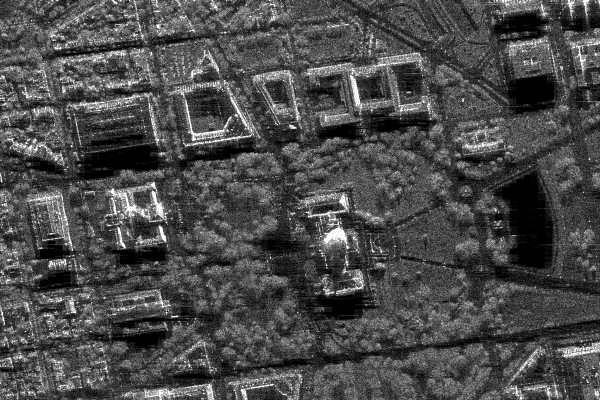
#> input picture sar_1_gray.jpg, 600 x 400 px
$ jupyter execute Hw1.ipynb
#> lines starting #> are read from the running program, lines starting #| are printed output that depends on the picture; after the words box and inside, x2 and y2 are one past the last pixel; in counts of white or black regions, pixels touching at a corner belong together
[cell 1]
import numpy as np
import cv2
import matplotlib.pyplot as plt
from skimage.metrics import structural_similarity, mean_squared_error

[cell 2]
# 1. Загрузите изображение в оттенках серого sar_1_gray.jpg.

[cell 3]
image = cv2.imread('sar_1_gray.jpg')
#> image is the input picture: shape (400, 600, 3); min 0, max 255, mean 74.9
image_gray = cv2.cvtColor(image, cv2.COLOR_BGR2GRAY)

[cell 4]
plt.imshow(image_gray, cmap='gray')

[cell 5]
# 2. постройте гистограмму

[cell 6]
histSize = 256
histRange = (0, 256)

hist = cv2.calcHist([image_gray], [0], None, [histSize], histRange, False)
#> hist = 256 values, max 3786 at index 1, min 40 at index 251, mean 937.5
plt.plot(hist)
plt.show()
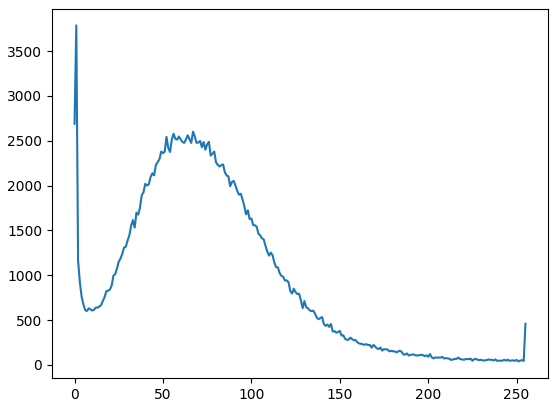
#> figure drawn by matplotlib, 1 panel; curve peaks at x = 1, y = 3786

[cell 7]
# 3. реализуйте алгоритм гамма коррекции с параметром гамма <1, >1.

[cell 8]
def gamma_correction(image, gamma):
#> called with gamma = 0.5
    image_normalized = image / 255.0  #R_uncorrected/R_max
    R_corrected = np.power(image_normalized, gamma)
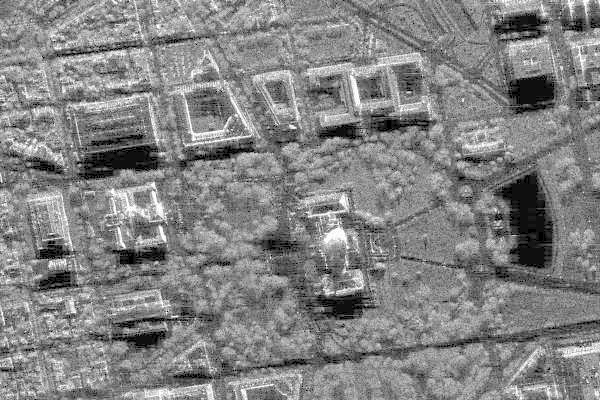
#> R_corrected: shape (400, 600) float64; min 0, max 1, mean 0.514
    return (R_corrected * 255).astype(np.uint8)

light_gray = gamma_correction(image_gray, 0.5)

dark_gray = gamma_correction(image_gray, 1.5)
#> call 2 of gamma_correction, with gamma = 1.5
#> in gamma_correction (call 2), `R_corrected = np.power(image_normalized, gamma)`:
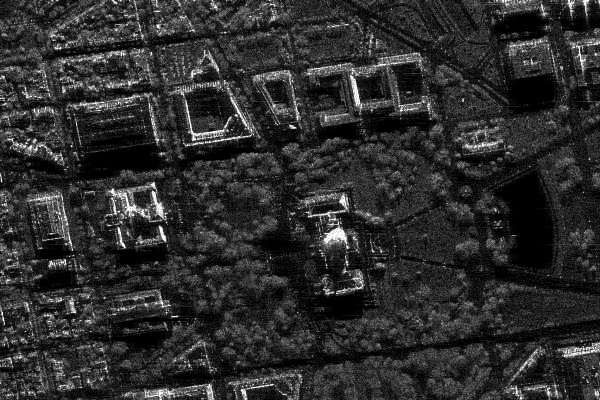
#> R_corrected: shape (400, 600) float64; min 0, max 1, mean 0.179

plt.subplot(1, 2, 1)
plt.imshow(light_gray, cmap='gray')
plt.title("Гамма <1")

plt.subplot(1, 2, 2)
plt.imshow(dark_gray, cmap='gray')
plt.title("Гамма >1")

plt.show()

[cell 9]
# 4. Сравните исходное изображение, скорректированное при помощи гамма-фильтра. MSE, SSIM.

[cell 10]
(ssim_light, diff_light) = structural_similarity(image_gray, light_gray, full=True)
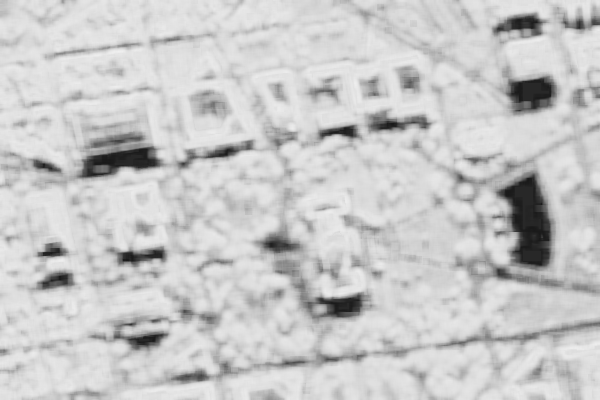
#> diff_light: shape (400, 600) float64; min 0.0986, max 0.942, mean 0.789
#> ssim_light = 0.788
diff_light = (diff_light * 255).astype("uint8")
plt.subplot(1, 2, 1)
plt.imshow(diff_light, cmap='gray')
mse_light = mean_squared_error(image_gray, light_gray)
#> mse_light = 3250.4
plt.title(f"Оригинал и Гамма <1\n SSIM: {ssim_light}\n MSE: {mse_light}")

(ssim_dark, diff_dark) = structural_similarity(image_gray, dark_gray, full=True)
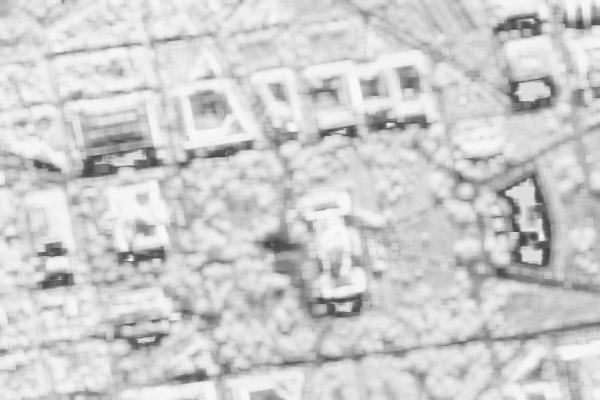
#> diff_dark: shape (400, 600) float64; min 0.262, max 0.985, mean 0.807
#> ssim_dark = 0.807
diff_dark = (diff_dark * 255).astype("uint8")
plt.subplot(1, 2, 2)
plt.imshow(diff_dark, cmap='gray')
mse_dark = mean_squared_error(image_gray, dark_gray)
#> mse_dark = 971.8
plt.title(f"Оригинал и Гамма >1\n SSIM: {ssim_dark}\n MSE: {mse_dark}")

plt.show()

[cell 11]
# 5. реализуйте алгоритм статистической цветокоррекции на основе статистики eq_gray.

[cell 12]
eq_gray = cv2.equalizeHist(image_gray)
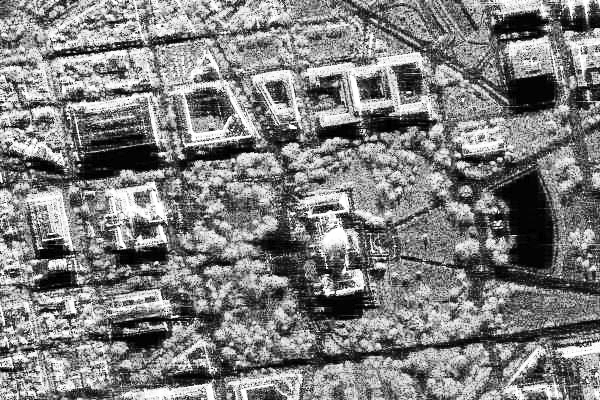
#> eq_gray: shape (400, 600); min 0, max 255, mean 127

#C_new = E_s + (C_t - E_t) * (D_s / D_t)
E_t = image_gray.mean()
#> E_t = 74.94
D_t = image_gray.std()
#> D_t = 43.66
E_s = eq_gray.mean()
#> E_s = 127
D_s = eq_gray.std()
#> D_s = 74.27
C_new = E_s + (image_gray.astype(np.float64) - E_t) * (D_s / D_t)
C_new = np.clip(C_new, 0, 255).astype(np.uint8)

plt.imshow(C_new, cmap='gray')
plt.title(f'Статическая коррекция\n Mean: {C_new.mean()}\n '
          f'Std: {C_new.std()}')

plt.show()

[cell 13]
# 6. Протестируйте работу алгоритмов пороговой фильтрации с различными параметрами.

[cell 14]
thresholds = [50, 100, 200]

for i, thresh_val in enumerate(thresholds):
    _, thresh_binary = cv2.threshold(image_gray, thresh_val, 255, cv2.THRESH_BINARY)
    plt.subplot(1, 3, i + 1)
    plt.imshow(thresh_binary, cmap='gray')
    plt.title(f'Binary: {thresh_val}')
#> this loop made 3 passes
#> pass 1, `_, thresh_binary = cv2.threshold(image_gray, thresh_val, 255, cv2.THRE..`:
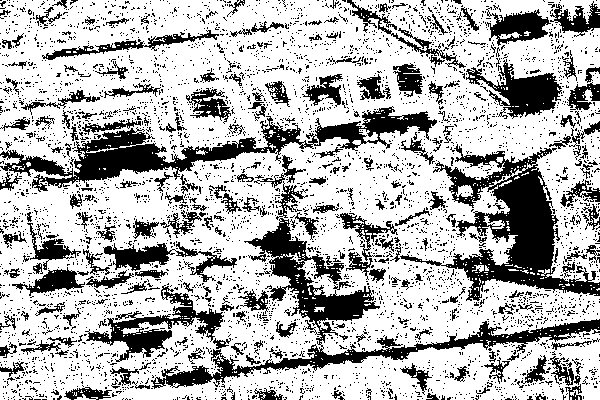
#> thresh_binary: shape (400, 600); 70.5% white; 4371 black regions (4132 under 20 px), largest, box (x1, y1, x2, y2) and area: (151, 218, 600, 389) 9418, (400, 144, 600, 301) 9322, (0, 106, 437, 192) 8317
plt.show()

for i, thresh_val in enumerate(thresholds):
    _, thresh_binary_inv = cv2.threshold(image_gray, thresh_val, 255, cv2.THRESH_BINARY_INV)
    plt.subplot(1, 3, i + 1)
    plt.imshow(thresh_binary_inv, cmap='gray')
    plt.title(f'Binary_INV: {thresh_val}')
plt.show()

for i, thresh_val in enumerate(thresholds):
    _, thresh_trunc = cv2.threshold(image_gray, thresh_val, 255, cv2.THRESH_TRUNC)
    plt.subplot(1, 3, i + 1)
    plt.imshow(thresh_trunc, cmap='gray')
    plt.title(f'TRUNC: {thresh_val}')
#> this loop made 3 passes
#> pass 1, `_, thresh_trunc = cv2.threshold(image_gray, thresh_val, 255, cv2.THRES..`:
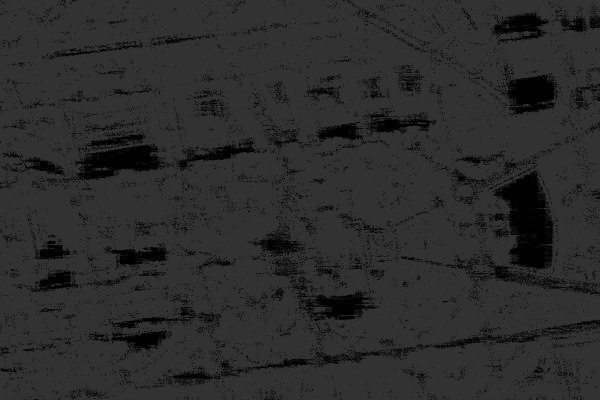
#> thresh_trunc: shape (400, 600); min 0, max 50, mean 43.8
plt.show()

for i, thresh_val in enumerate(thresholds):
    _, thresh_tozero = cv2.threshold(image_gray, thresh_val, 255, cv2.THRESH_TOZERO)
    plt.subplot(1, 3, i + 1)
    plt.imshow(thresh_tozero, cmap='gray')
    plt.title(f'TOZERO: {thresh_val}')
plt.show()

for i, thresh_val in enumerate(thresholds):
    _, thresh_tozero_inv = cv2.threshold(image_gray, thresh_val, 255, cv2.THRESH_TOZERO_INV)
    plt.subplot(1, 3, i + 1)
    plt.imshow(thresh_tozero_inv, cmap='gray')
    plt.title(f'TOZERO_INV: {thresh_val}')
#> this loop made 3 passes
#> pass 1, `_, thresh_tozero_inv = cv2.threshold(image_gray, thresh_val, 255, cv2...`:
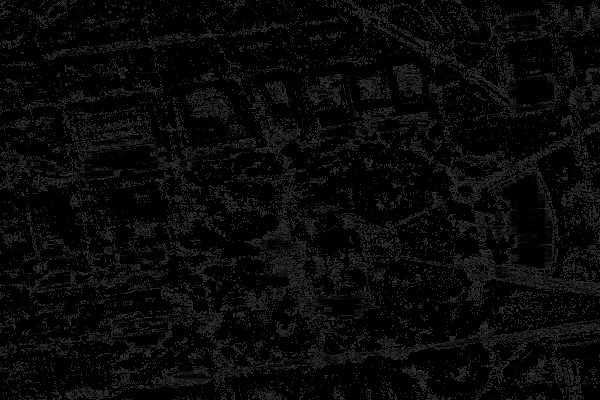
#> thresh_tozero_inv: shape (400, 600); min 0, max 50, mean 8.6
#> pass 3, `_, thresh_tozero_inv = cv2.threshold(image_gray, thresh_val, 255, cv2...`:
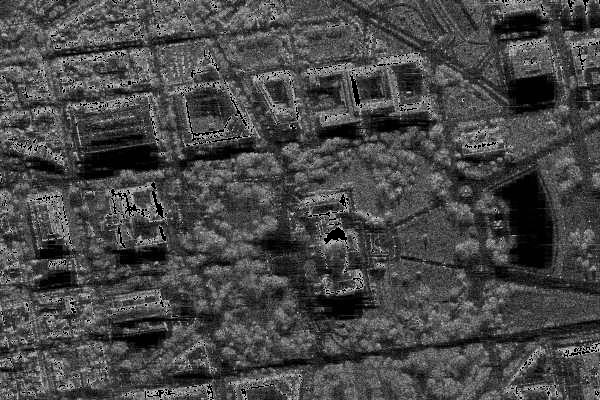
#> thresh_tozero_inv: shape (400, 600); min 0, max 200, mean 71.3
plt.show()
